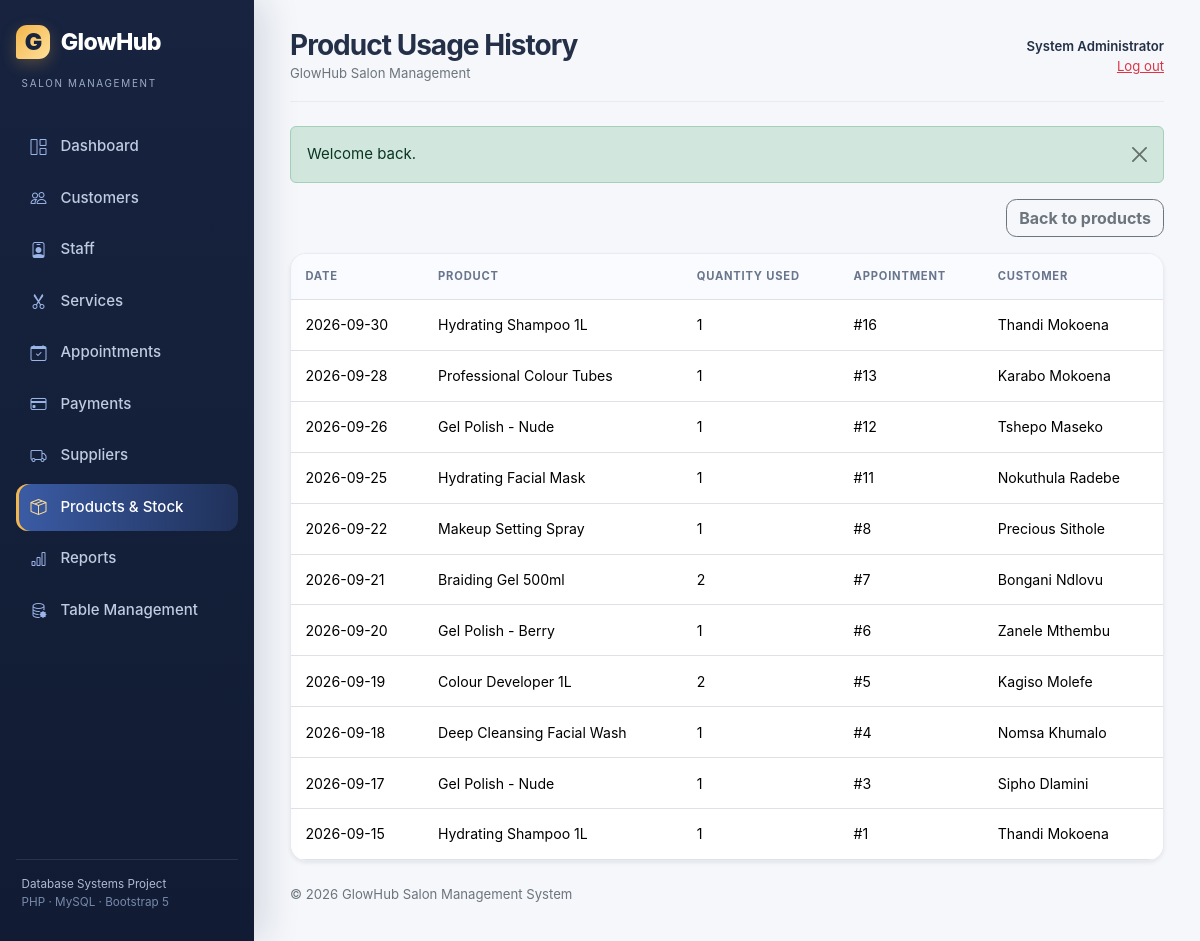
The app's page /products/history.php (signed in) with its own data.
### tables this page shows
CREATE TABLE product_usage (
    usage_id INT UNSIGNED AUTO_INCREMENT PRIMARY KEY,
    product_id INT UNSIGNED NOT NULL,
    appointment_id INT UNSIGNED NOT NULL,
    quantity_used INT UNSIGNED NOT NULL,
    usage_date DATE NOT NULL,
    created_at TIMESTAMP NOT NULL DEFAULT CURRENT_TIMESTAMP,
    INDEX idx_usage_appointment (appointment_id),
    CONSTRAINT fk_product_usage_product
        FOREIGN KEY (product_id) REFERENCES products(product_id)
        ON UPDATE CASCADE ON DELETE RESTRICT,
    CONSTRAINT fk_product_usage_appointment
        FOREIGN KEY (appointment_id) REFERENCES appointments(appointment_id)
        ON UPDATE CASCADE ON DELETE RESTRICT,
    CONSTRAINT chk_product_usage_quantity CHECK (quantity_used > 0)
);

CREATE TABLE products (
    product_id INT UNSIGNED AUTO_INCREMENT PRIMARY KEY,
    supplier_id INT UNSIGNED NOT NULL,
    product_name VARCHAR(150) NOT NULL,
    category VARCHAR(80) NOT NULL,
    quantity INT UNSIGNED NOT NULL DEFAULT 0,
    reorder_level INT UNSIGNED NOT NULL DEFAULT 0,
    unit_price DECIMAL(10,2) NOT NULL,
    status ENUM('Active', 'Inactive') NOT NULL DEFAULT 'Active',
    created_at TIMESTAMP NOT NULL DEFAULT CURRENT_TIMESTAMP,
    UNIQUE KEY uq_product_supplier (supplier_id, product_name),
    INDEX idx_products_low_stock (quantity, reorder_level),
    CONSTRAINT fk_products_supplier
        FOREIGN KEY (supplier_id) REFERENCES suppliers(supplier_id)
        ON UPDATE CASCADE ON DELETE RESTRICT,
    CONSTRAINT chk_product_price CHECK (unit_price >= 0)
);

CREATE TABLE appointments (
    appointment_id INT UNSIGNED AUTO_INCREMENT PRIMARY KEY,
    customer_id INT UNSIGNED NOT NULL,
    staff_id INT UNSIGNED NOT NULL,
    service_id INT UNSIGNED NOT NULL,
    appointment_date DATE NOT NULL,
    appointment_time TIME NOT NULL,
    status ENUM('Scheduled', 'Completed', 'Cancelled', 'No-show') NOT NULL DEFAULT 'Scheduled',
    notes VARCHAR(500) NULL,
    service_price DECIMAL(10,2) NOT NULL,
    created_at TIMESTAMP NOT NULL DEFAULT CURRENT_TIMESTAMP,
    INDEX idx_appointments_schedule (staff_id, appointment_date, appointment_time),
    INDEX idx_appointments_customer (customer_id),
    INDEX idx_appointments_status_date (status, appointment_date),
    CONSTRAINT fk_appointments_customer
        FOREIGN KEY (customer_id) REFERENCES customers(customer_id)
        ON UPDATE CASCADE ON DELETE RESTRICT,
    CONSTRAINT fk_appointments_staff
        FOREIGN KEY (staff_id) REFERENCES staff(staff_id)
        ON UPDATE CASCADE ON DELETE RESTRICT,
    CONSTRAINT fk_appointments_service
        FOREIGN KEY (service_id) REFERENCES services(service_id)
        ON UPDATE CASCADE ON DELETE RESTRICT,
    CONSTRAINT chk_appointment_price CHECK (service_price >= 0)
);

### config/database.php (called while the page is built, shortened)
<?php
function db(): PDO
{
    static $pdo = null;
    $dsn = 'mysql:host=' . DB_HOST . ';dbname=' . DB_NAME . ';charset=utf8mb4';
    try {
        $pdo = new PDO($dsn, DB_USER, DB_PASS, [
            PDO::ATTR_ERRMODE => PDO::ERRMODE_EXCEPTION,
            PDO::ATTR_DEFAULT_FETCH_MODE => PDO::FETCH_ASSOC,
            PDO::ATTR_EMULATE_PREPARES => false,
        ]);
    } catch (PDOException $exception) {
        http_response_code(503);
        exit('Database connection is unavailable. Please start MySQL and import database/salon_management.sql.');
    }
    return $pdo;
}

### products/history.php (the view, shortened to what this page needs)
<?php
require_login();$active_menu='products';$rows=all_rows("SELECT pu.*,p.product_name,a.appointment_id,CONCAT(c.first_name,' ',c.last_name) customer_name FROM product_usage pu JOIN products p ON p.product_id=pu.product_id JOIN appointments a ON a.appointment_id=pu.appointment_id JOIN customers c ON c.customer_id=a.customer_id ORDER BY pu.usage_date DESC,pu.usage_id DESC");$page_title='Product Usage History';require __DIR__.'/../includes/header.php';
?>
<div class="d-flex justify-content-end mb-3"><a class="btn btn-outline-secondary" href="<?=e(app_url('products/index.php'))?>">Back to products</a></div><div class="card shadow-sm table-card"><div class="table-responsive"><table class="table table-hover align-middle mb-0"><thead><tr><th>Date</th><th>Product</th><th>Quantity used</th><th>Appointment</th><th>Customer</th></tr></thead><tbody><?php if(!$rows):?><tr><td colspan="5" class="text-center py-4 text-secondary">No product usage has been recorded.</td></tr><?php endif;?><?php foreach($rows as $row):?><tr><td><?=e($row['usage_date'])?></td><td><?=e($row['product_name'])?></td><td><?= (int)$row['quantity_used']?></td><td>#<?= (int)$row['appointment_id']?></td><td><?=e($row['customer_name'])?></td></tr><?php endforeach;?></tbody></table></div></div>
<?php require __DIR__.'/../includes/footer.php';

### assets/css/style.css (style rules this page uses)
:root { --ink: #243047; --navy: #17233f; --navy-2: #243862; --blue: #3568d4; --blue-dark: #244ea9; --sky: #66c9d8; --gold: #f3b64b; --rose: #df7894; --cream: #f5f7fb; --muted: #748097; --line: #e7ebf3; --shadow: 0 16px 40px rgba(31, 48, 85, .08); }
* { box-sizing: border-box; }
body { background: var(--cream); color: var(--ink); font-size: .94rem; font-family: Inter, ui-sans-serif, system-ui, -apple-system, BlinkMacSystemFont, "Segoe UI", sans-serif; }
a { color: var(--blue); }
.card { border: 1px solid var(--line); border-radius: 1rem; box-shadow: var(--shadow); overflow: hidden; }
.table-card .table { font-size: .88rem; }
.table-card .table thead th { background: #fafbfe; color: #68758c; font-size: .7rem; text-transform: uppercase; letter-spacing: .07em; border-bottom-width: 1px; white-space: nowrap; }
.table > :not(caption) > * > * { padding: .9rem; }
.btn { border-radius: .65rem; font-weight: 650; }

### records on screen
product_usage: usage_date "2026-09-30", product.product_name "Hydrating Shampoo 1L", quantity_used "1", appointment.appointment_id "16", customer_name "Thandi Mokoena"
product_usage: usage_date "2026-09-28", product.product_name "Professional Colour Tubes", quantity_used "1", appointment.appointment_id "13", customer_name "Karabo Mokoena"
product_usage: usage_date "2026-09-26", product.product_name "Gel Polish - Nude", quantity_used "1", appointment.appointment_id "12", customer_name "Tshepo Maseko"
product_usage: usage_date "2026-09-25", product.product_name "Hydrating Facial Mask", quantity_used "1", appointment.appointment_id "11", customer_name "Nokuthula Radebe"
product_usage: usage_date "2026-09-22", product.product_name "Makeup Setting Spray", quantity_used "1", appointment.appointment_id "8", customer_name "Precious Sithole"
product_usage: usage_date "2026-09-21", product.product_name "Braiding Gel 500ml", quantity_used "2", appointment.appointment_id "7", customer_name "Bongani Ndlovu"
product_usage: usage_date "2026-09-20", product.product_name "Gel Polish - Berry", quantity_used "1", appointment.appointment_id "6", customer_name "Zanele Mthembu"
product_usage: usage_date "2026-09-19", product.product_name "Colour Developer 1L", quantity_used "2", appointment.appointment_id "5", customer_name "Kagiso Molefe"
product_usage: usage_date "2026-09-18", product.product_name "Deep Cleansing Facial Wash", quantity_used "1", appointment.appointment_id "4", customer_name "Nomsa Khumalo"
product_usage: usage_date "2026-09-17", product.product_name "Gel Polish - Nude", quantity_used "1", appointment.appointment_id "3", customer_name "Sipho Dlamini"
product_usage: usage_date "2026-09-15", product.product_name "Hydrating Shampoo 1L", quantity_used "1", appointment.appointment_id "1", customer_name "Thandi Mokoena"

### other values on screen
$label "Dashboard"
$label "Customers"
$label "Staff"
$label "Services"
$label "Appointments"
$label "Payments"
$label "Suppliers"
$label "Products & Stock"
$label "Reports"
$label "Table Management"
$page_title "Product Usage History"
current_user()['full_name'] "System Administrator"
$flash['message'] "Welcome back."
